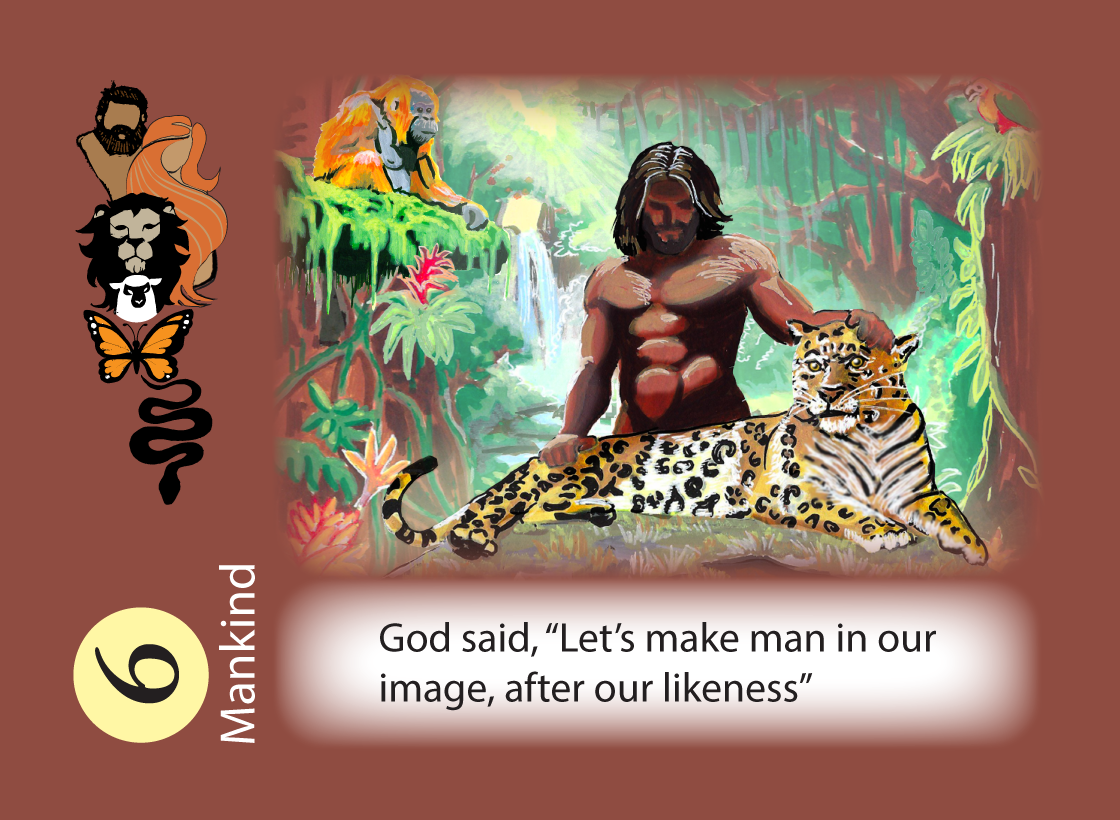
#> input picture assets/SixDaysDayMankind.png, 1120 x 820 px, given in place of FotS450-300.png, which was not available
$ python build-game-art.py
#> lines starting #> are read from the running program, lines starting #| are printed output that depends on the picture
#!/usr/bin/env python3
"""Build the web images for the cards on games.html: assets/games/<slug>.webp from each game's card art.

Run from the repo root:  python3 Games/tools/build-game-art.py
The originals in assets/ are left alone. Add a line to ART when you add a game.
"""
import os
from PIL import Image

ROOT = os.path.join(os.path.dirname(os.path.abspath(__file__)), '..', '..')
A = os.path.join(ROOT, 'assets')
ART = {                       # slug -> original file in assets/
    'fots': 'FotS450-300.png', 'fruity': 'Fruity 450x300 v1.webp', 'illuminate': 'Illuminate400-300.png',
    'jfp': 'JfP450-300.png', 'jtj': 'JtJ450-300.png', 'jwj': 'JwJ450-300.png', 'pk': 'PK450-300.png',
    'catacombs': 'Catacombs450-300.png', 'romanroad': 'RomanRoad450-300.png', '3x3': '3x3450-300.png',
    'tyndale': 'Tyndale450-300.png', 'wordwords': 'WordWords450-300.jpg',
    'sixdays': '6days/cards/day6-mankind-01-960.webp',
}
for slug, src in ART.items():
    im = Image.open(os.path.join(A, src)).convert('RGB')
    if im.size != (450, 300):                     # art that is not already 450 x 300: crop to 3:2 from the middle, then resize
        w, h = im.size
#> w = 1120; h = 820
        cw, ch = (w, round(w * 2 / 3)) if w / h < 1.5 else (round(h * 1.5), h)
#> cw = 1120; ch = 747
        x, y = (w - cw) // 2, (h - ch) // 2
#> x = 0; y = 36
        im = im.crop((x, y, x + cw, y + ch)).resize((450, 300), Image.LANCZOS)
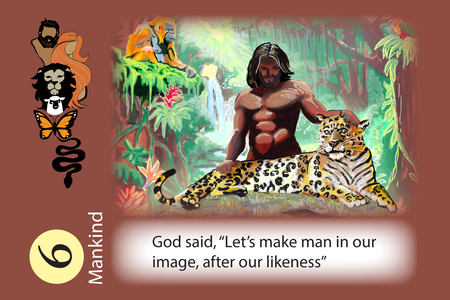
#> im: PIL image 450x300 RGB; mean R, G, B 151.4, 122.6, 103.7
    im.save(os.path.join(A, 'games', slug + '.webp'), 'WEBP', quality=85, method=6)
    print(slug, im.size)
#| fots (450, 300)
#> pass 2 of the loop `for slug, src in ART.items():`:
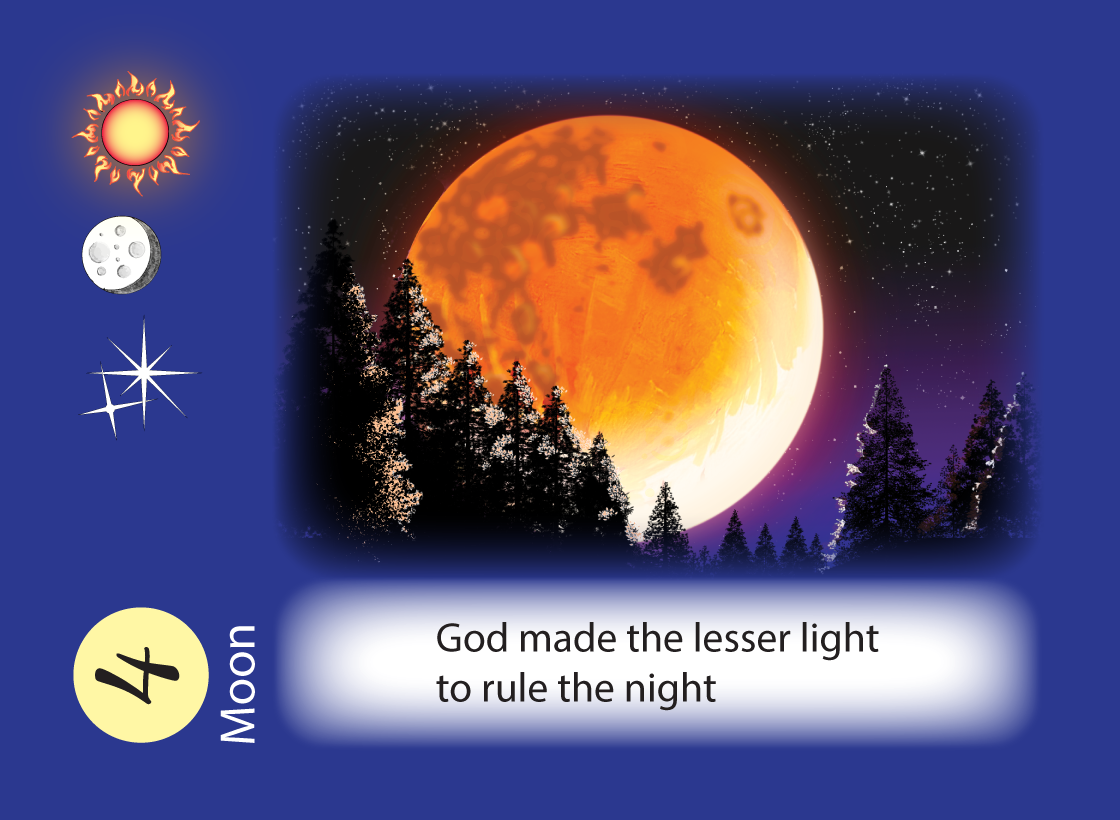
#> input picture assets/SixDaysDayMoon.png, 1120 x 820 px, given in place of Fruity 450x300 v1.webp, which was not available
#> `im = im.crop((x, y, x + cw, y + ch)).resize((450, 300), Image.LANCZOS)`:
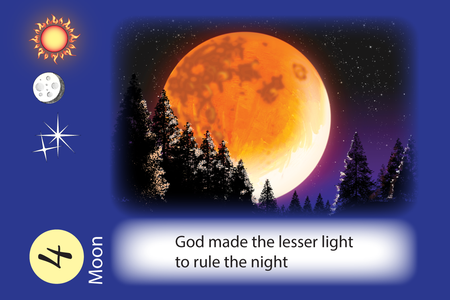
#> im: PIL image 450x300 RGB; mean R, G, B 96, 85.2, 116.1
#| fruity (450, 300)
#> (the run stopped early here; a loop or call above may not have finished)
